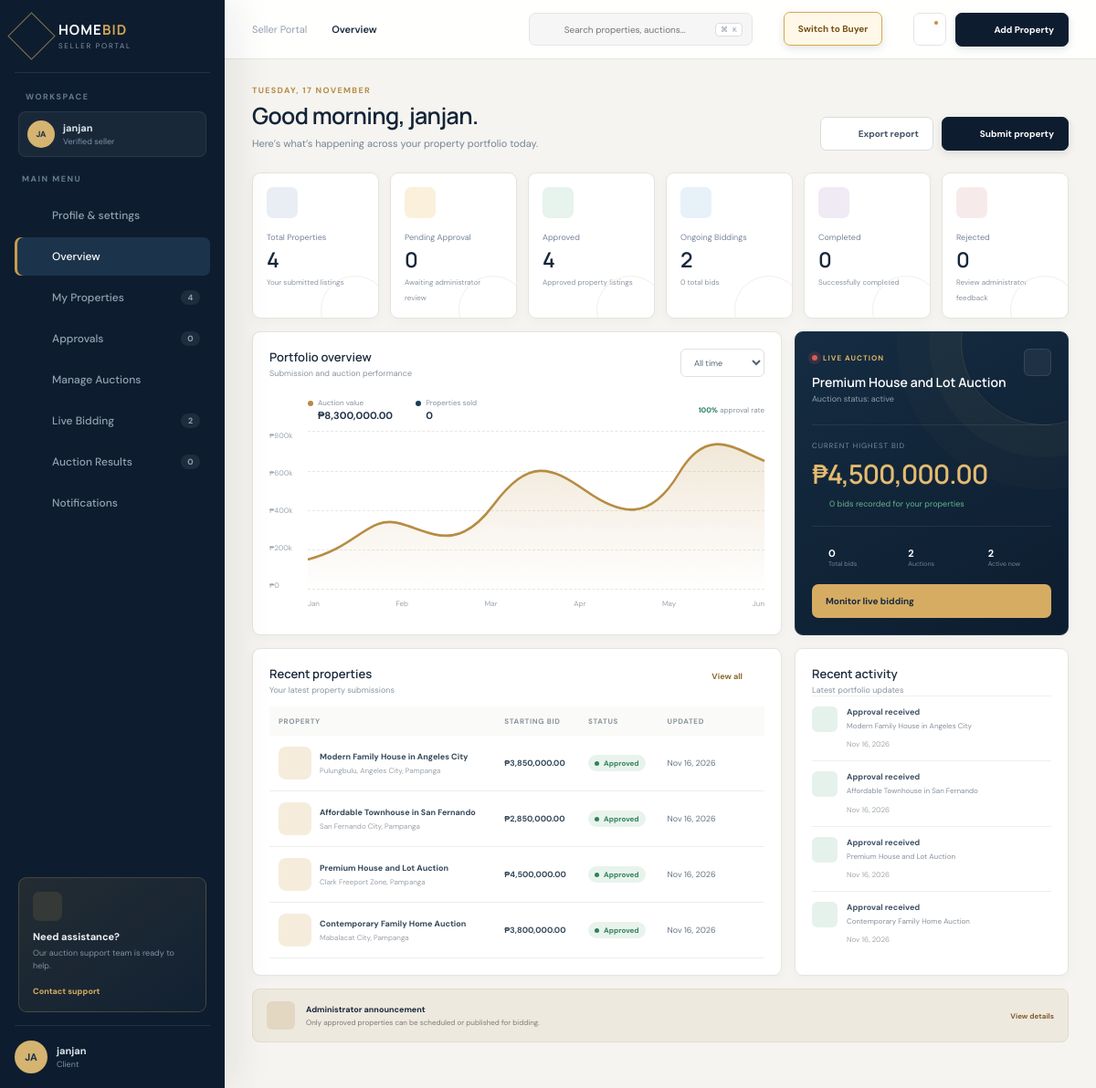
/client/dashboard.php (signed in), run on the app's committed database.
### tables this page shows
CREATE TABLE `users` (
  `id` int(11) NOT NULL,
  `username` varchar(50) NOT NULL,
  `email` varchar(100) NOT NULL,
  `google_id` varchar(255) DEFAULT NULL,
  `password` varchar(255) NOT NULL,
  `role` enum('Administrator','Staff','Buyer','Client') NOT NULL DEFAULT 'Buyer',
  `verification_token` varchar(64) DEFAULT NULL,
  `is_verified` tinyint(1) NOT NULL DEFAULT 0,
  `created_at` timestamp NOT NULL DEFAULT current_timestamp(),
  `first_name` varchar(80) DEFAULT NULL,
  `last_name` varchar(80) DEFAULT NULL,
  `phone_number` varchar(30) DEFAULT NULL,
  `mailing_address` varchar(255) DEFAULT NULL,
  `email_notifications` tinyint(1) NOT NULL DEFAULT 1,
  `auction_notifications` tinyint(1) NOT NULL DEFAULT 1,
  `marketing_notifications` tinyint(1) NOT NULL DEFAULT 0
);

CREATE TABLE `properties` (
  `id` int(11) NOT NULL,
  `user_id` int(11) NOT NULL,
  `title` varchar(150) NOT NULL,
  `description` text NOT NULL,
  `category` varchar(80) DEFAULT NULL,
  `location` varchar(255) NOT NULL,
  `region` varchar(100) DEFAULT NULL,
  `province` varchar(150) DEFAULT NULL,
  `city` varchar(150) DEFAULT NULL,
  `barangay` varchar(150) DEFAULT NULL,
  `lot_number` varchar(100) DEFAULT NULL,
  `lot_area` decimal(10,2) NOT NULL,
  `floor_area` decimal(10,2) NOT NULL,
  `price` decimal(12,2) NOT NULL,
  `status` enum('Available','Reserved','Sold','Auction') NOT NULL DEFAULT 'Available',
  `image_path` varchar(255) DEFAULT NULL,
  `is_featured` tinyint(1) NOT NULL DEFAULT 0,
  `created_at` timestamp NOT NULL DEFAULT current_timestamp(),
  `is_approved` tinyint(1) NOT NULL DEFAULT 0,
  `review_status` enum('pending','admin_approval','needs_revision','approved') NOT NULL DEFAULT 'pending',
  `review_feedback` text DEFAULT NULL,
  `reviewed_by` int(11) DEFAULT NULL,
  `reviewed_at` datetime DEFAULT NULL,
  `submission_type` enum('listing','auction') NOT NULL DEFAULT 'listing',
  `latitude` decimal(10,8) DEFAULT NULL,
  `longitude` decimal(11,8) DEFAULT NULL
);

CREATE TABLE `auctions` (
  `id` int(11) NOT NULL,
  `property_id` int(11) NOT NULL,
  `starting_bid` decimal(12,2) NOT NULL,
  `current_bid` decimal(12,2) NOT NULL,
  `highest_bidder_id` int(11) DEFAULT NULL,
  `start_time` datetime NOT NULL,
  `end_time` datetime NOT NULL,
  `status` enum('upcoming','active','ended','cancelled') DEFAULT 'upcoming',
  `review_status` enum('pending','admin_approval','needs_revision','approved') NOT NULL DEFAULT 'approved',
  `review_feedback` text DEFAULT NULL,
  `reviewed_by` int(11) DEFAULT NULL,
  `reviewed_at` datetime DEFAULT NULL,
  `created_at` timestamp NOT NULL DEFAULT current_timestamp()
);

### client/dashboard.php (the view, shortened to what the rows shown need)
<?php
require_once __DIR__.'/../config/auth.php'; $userId=require_roles(['Buyer','Client','Staff','Administrator']); require_once __DIR__.'/../config/db.php';
$page=$_GET['page']??'overview'; $pages=['overview','properties','approvals','auctions','live','results','notifications']; if(!in_array($page,$pages,true))$page='overview'; $notice=$error='';
$q = hb_query($conn, "SELECT COUNT(*) total,SUM(is_approved=0) pending,SUM(is_approved=1) approved,SUM(status='Sold') sold,SUM(status='Rejected') rejected FROM properties WHERE user_id=?", [$userId]);$stats=hb_fetch_one($q)?:[];foreach(['total','pending','approved','sold','rejected'] as $k)$stats[$k]=(int)($stats[$k]??0);
$q = hb_query($conn, 'SELECT p.*,(SELECT COUNT(*) FROM bids b WHERE b.property_id=p.id) bid_count FROM properties p WHERE p.user_id=? ORDER BY p.created_at DESC', [$userId]);$properties=hb_fetch_all($q);
$q = hb_query($conn, 'SELECT a.*,p.title,p.location,(SELECT COUNT(*) FROM bids b WHERE b.property_id=p.id) bid_count FROM auctions a JOIN properties p ON p.id=a.property_id WHERE p.user_id=? ORDER BY a.created_at DESC', [$userId]);$auctions=hb_fetch_all($q);
$q = hb_query($conn, 'SELECT username,role FROM users WHERE id=?', [$userId]);$account=hb_fetch_one($q)?:['username'=>'Seller','role'=>'Buyer'];$initials=strtoupper(substr($account['username'],0,2));
$active=array_values(array_filter($auctions,fn($a)=>strtolower((string)$a['status'])==='active'));$featured=$active[0]??($auctions[0]??null);$bidTotal=array_sum(array_column($properties,'bid_count'));$highest=(float)($featured['current_bid']??$featured['starting_bid']??0);
function e($v){return htmlspecialchars((string)$v,ENT_QUOTES,'UTF-8');}function peso($v){return '₱'.number_format((float)$v,2);}function ico($n,$s=18){$p=['grid'=>'<rect x="3" y="3" width="7" height="7" rx="2"/><rect x="14" y="3" width="7" height="7" rx="2"/><rect x="3" y="14" width="7" height="7" rx="2"/><rect x="14" y="14" width="7" height="7" rx="2"/>','home'=>'<path d="m3 11 9-7 9 7M5 10v10h14V10M9 20v-6h6v6"/>','check'=>'<path d="m20 6-11 11-5-5"/><circle cx="12" cy="12" r="9"/>','gavel'=>'<path d="m14 5 5 5M11 8l5 5M6 13l5 5M3 21h11M13 4l-8 8 6 6 8-8"/>','pulse'=>'<path d="M3 12h4l3-6 4 12 3-6h4"/><circle cx="12" cy="12" r="9"/>','trophy'=>'<path d="M8 4h8v5a4 4 0 0 1-8 0V4ZM10 13v4m4-4v4M7 20h10M8 6H4v2a4 4 0 0 0 4 4M16 6h4v2a4 4 0 0 1-4 4"/>','bell'=>'<path d="M18 8a6 6 0 0 0-12 0c0 7-3 7-3 9h18c0-2-3-2-3-9M10 21h4"/>','plus'=>'<path d="M12 5v14M5 12h14"/>','search'=>'<circle cx="11" cy="11" r="7"/><path d="m20 20-4-4"/>','chevron'=>'<path d="m9 18 6-6-6-6"/>','arrow'=>'<path d="M5 12h14m-5-5 5 5-5 5"/>','building'=>'<path d="M4 21V7l8-4 8 4v14M8 10h2m4 0h2M8 14h2m4 0h2M9 21v-3h6v3"/>','clock'=>'<circle cx="12" cy="12" r="9"/><path d="M12 7v5l3 2"/>','users'=>'<path d="M16 21v-2a4 4 0 0 0-4-4H6a4 4 0 0 0-4 4v2M9 11a4 4 0 1 0 0-8M22 21v-2a4 4 0 0 0-3-4"/>','trend'=>'<path d="m3 17 6-6 4 4 8-9m-6 0h6v6"/>','shield'=>'<path d="m12 3-8 3v5c0 5 3.5 8.5 8 10 4.5-1.5 8-5 8-10V6l-8-3Z"/><path d="m9 12 2 2 4-4"/>','menu'=>'<path d="M4 7h16M4 12h16M4 17h16"/>','x'=>'<path d="m6 6 12 12M18 6 6 18"/>','file'=>'<path d="M6 3h8l4 4v14H6zM14 3v5h5M9 13h6m-6 4h6"/>','dots'=>'<circle cx="5" cy="12" r="1"/><circle cx="12" cy="12" r="1"/><circle cx="19" cy="12" r="1"/>'];return '<svg width="'.$s.'" height="'.$s.'" viewBox="0 0 24 24" fill="none" stroke="currentColor" stroke-width="1.8" stroke-linecap="round" stroke-linejoin="round">'.($p[$n]??$p['file']).'</svg>';}
function badge($s){$c=strtolower($s);if(!in_array($c,['approved','pending','live','active','rejected']))$c='pending';return '<span class="badge badge-'.$c.'"><i></i>'.e($s).'</span>';}
?>
<!doctype html>
<html lang="en">
<head>
    <link rel="stylesheet" href="styles.css?v=figma-2">
</head>
<body>
    <div class="app-shell">
        <aside class="sidebar" id="sidebar">
                <div class="brand-mark"><?=ico('building',21)?></div>
            <div class="workspace"><small>WORKSPACE</small><button><span
                        class="avatar small"><?=e($initials)?></span><span><strong><?=e($account['username'])?></strong><small>Verified
                            seller</small></span><?=ico('chevron',14)?></button></div>
            <div class="profile"><span
                    class="avatar"><?=e($initials)?></span><span><strong><?=e($account['username'])?></strong><small><?=e($account['role'])?></small></span>
                <form class="logout-form" method="post" action="../logout.php"><input type="hidden" name="csrf_token"
                        value="<?=e(csrf_token())?>"><button title="Log out"><?=ico('dots')?></button></form>
            </div>
        </aside>
        <main>
            <div class="content">
                <?php if($page==='overview'):?><section class="welcome">
                    <div>
                        <p><?=strtoupper(date('l, d F'))?></p>
                        <h1>Good morning, <?=e($account['username'])?>.</h1><span>Here’s what’s happening across your
                            property portfolio today.</span>
                    </div>
                    <div class="welcome-actions"><a class="secondary" href="?page=results"><?=ico('file')?> Export
                            report</a><button class="primary" onclick="openAddChoice()"><?=ico('plus')?> Submit
                            property</button></div>
                </section>
                <section class="stats-grid">
                    <?php $cards=[['Total Properties',$stats['total'],'Your submitted listings','building','navy'],['Pending Approval',$stats['pending'],'Awaiting administrator review','clock','amber'],['Approved',$stats['approved'],'Approved property listings','check','green'],['Ongoing Biddings',count($active),$bidTotal.' total bids','pulse','blue'],['Completed',$stats['sold'],'Successfully completed','trophy','purple'],['Rejected',$stats['rejected'],'Review administrator feedback','x','red']];foreach($cards as [$l,$v,$n,$i,$t]):?>
                    <article class="stat-card">
                        <div class="stat-icon <?=$t?>"><?=ico($i)?></div>
                        <div class="stat-top"><span><?=e($l)?></span><?=ico('dots')?></div>
                        <strong><?=e($v)?></strong><small><?=e($n)?></small>
                    </article><?php endforeach;?></section>
                <section class="dashboard-grid">
                    <article class="panel portfolio">
                        <div class="panel-head">
                            <div>
                                <h2>Portfolio overview</h2>
                                <p>Submission and auction performance</p>
                            </div><select>
                                <option>All time</option>
                            </select>
                        </div>
                        <div class="chart-metrics"><span><i class="gold"></i>Auction
                                value<strong><?=peso(array_sum(array_map(fn($a)=>(float)($a['current_bid']??$a['starting_bid']??0),$auctions)))?></strong></span><span><i></i>Properties
                                sold<strong><?=$stats['sold']?></strong></span>
                            <div><b><?=$stats['total']?round($stats['approved']/$stats['total']*100):0?>%</b> approval
                                rate</div>
                        </div>
                        <div class="chart">
                            <div class="y-labels">
                                <span>₱800k</span><span>₱600k</span><span>₱400k</span><span>₱200k</span><span>₱0</span>
                            </div>
                            <div class="chart-area">
                                <div class="grid-lines"><i></i><i></i><i></i><i></i><i></i></div>
                                <div class="x-labels">
                                    <span>Jan</span><span>Feb</span><span>Mar</span><span>Apr</span><span>May</span><span>Jun</span>
                                </div>
                            </div>
                        </div>
                    </article>
                    <article class="panel live-card">
                        <div class="panel-head">
                            <div><span class="live-label"><i></i> LIVE AUCTION</span>
                                <h2><?=e($featured['title']??'No active auction yet')?></h2>
                                <p><?=$featured?'Auction status: '.e($featured['status']):'An approved property can be scheduled for auction.'?>
                                </p>
                            </div><a class="icon-button" href="?page=live"><?=ico('arrow')?></a>
                        </div>
                        <div class="bid-amount"><span>CURRENT HIGHEST
                                BID</span><strong><?=peso($highest)?></strong><small><?=ico('trend',14)?> <?=$bidTotal?>
                                bids recorded for your properties</small></div>
                        <div class="bid-stats"><span><?=ico('users')?><b><?=$bidTotal?></b><small>Total
                                    bids</small></span><span><?=ico('gavel')?><b><?=count($auctions)?></b><small>Auctions</small></span><span><?=ico('clock')?><b><?=count($active)?></b><small>Active
                                    now</small></span></div><a class="dark-button" href="?page=live">Monitor live
                            bidding <?=ico('arrow')?></a>
                    </article>
                </section>
                <section class="bottom-grid">
                    <article class="panel">
                        <div class="panel-head">
                            <div>
                                <h2>Recent properties</h2>
                                <p>Your latest property submissions</p>
                            </div><a class="text-button" href="?page=properties">View all <?=ico('arrow',14)?></a>
                        </div>
                        <div class="table-wrap">
                            <table>
                                <thead>
                                    <tr>
                                        <th>PROPERTY</th>
                                        <th>STARTING BID</th>
                                        <th>STATUS</th>
                                        <th>UPDATED</th>
                                        <th></th>
                                    </tr>
                                </thead>
                                <tbody><?php if(!$properties):?><tr>
                                    </tr><?php endif;?><?php foreach(array_slice($properties,0,4) as $p):?><tr>
                                        <td>
                                            <div class="property-cell">
                                                <div class="list-icon"><?=ico('home')?></div>
                                                <span><strong><?=e($p['title'])?></strong><small><?=e($p['location'])?></small></span>
                                            </div>
                                        </td>
                                        <td><strong><?=peso($p['price'])?></strong></td>
                                        <td><?=badge(!empty($p['is_approved'])?'Approved':(strtolower($p['status'])==='rejected'?'Rejected':'Pending'))?>
                                        </td>
                                        <td><?=e(date('M j, Y',strtotime($p['created_at'])))?></td>
                                        <td><a class="row-button" href="?page=properties"><?=ico('chevron')?></a></td>
                                    </tr><?php endforeach;?></tbody>
                            </table>
                        </div>
                    </article>
                    <article class="panel activity">
                        <div class="panel-head">
                            <div>
                                <h2>Recent activity</h2>
                                <p>Latest portfolio updates</p>
                            </div><?=ico('dots')?>
                        </div><?php foreach(array_slice($properties,0,4) as $p):?><div class="activity-item">
                            <div class="activity-icon <?=!empty($p['is_approved'])?'green':'amber'?>">
                                <?=ico(!empty($p['is_approved'])?'check':'file')?></div>
                            <span><strong><?=!empty($p['is_approved'])?'Approval received':'Property submitted'?></strong>
                                <p><?=e($p['title'])?></p>
                                <small><?=e(date('M j, Y',strtotime($p['created_at'])))?></small>
                            </span>
                        </div><?php endforeach;?><?php if(!$properties):?><div class="simple-empty">Your latest
                            portfolio updates will appear here.</div><?php endif;?>
                    </article>
                </section>
                <div class="admin-notice">
                    <div><?=ico('shield')?></div><span><strong>Administrator announcement</strong>
                        <p>Only approved properties can be scheduled or published for bidding.</p>
                    </span><a href="?page=approvals">View details</a>
                </div>
                <?php endif;?>
            </div>
        </main>
    </div>
</body>
</html>

### data on the page
users: username "JA", username "janjan", role "Client"
properties: title "Premium House and Lot Auction", location "Clark Freeport Zone, Pampanga", price "₱4,500,000.00", created_at "Nov 16, 2026", is_approved "Approval received"
auctions: status "active"
properties: title "Modern Family House in Angeles City", location "Pulungbulu, Angeles City, Pampanga", price "₱3,850,000.00", created_at "Nov 16, 2026", is_approved "Approval received"
properties: title "Affordable Townhouse in San Fernando", location "San Fernando City, Pampanga", price "₱2,850,000.00", created_at "Nov 16, 2026", is_approved "Approval received"
properties: title "Contemporary Family Home Auction", location "Mabalacat City, Pampanga", price "₱3,800,000.00", created_at "Nov 16, 2026", is_approved "Approval received"

### other printed values
$label "Overview"
$label "My Properties"
$count "4"
$label "Approvals"
$count "0"
$label "Manage Auctions"
$label "Live Bidding"
$count "2"
$label "Auction Results"
$label "Notifications"
$titles[$page] "Overview"
$l "Total Properties"
$v "4"
$n "Your submitted listings"
$l "Pending Approval"
